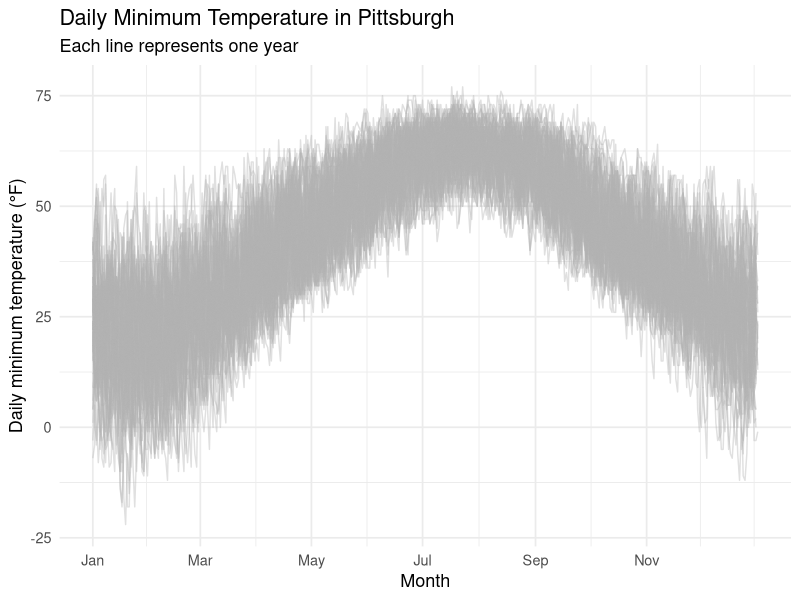
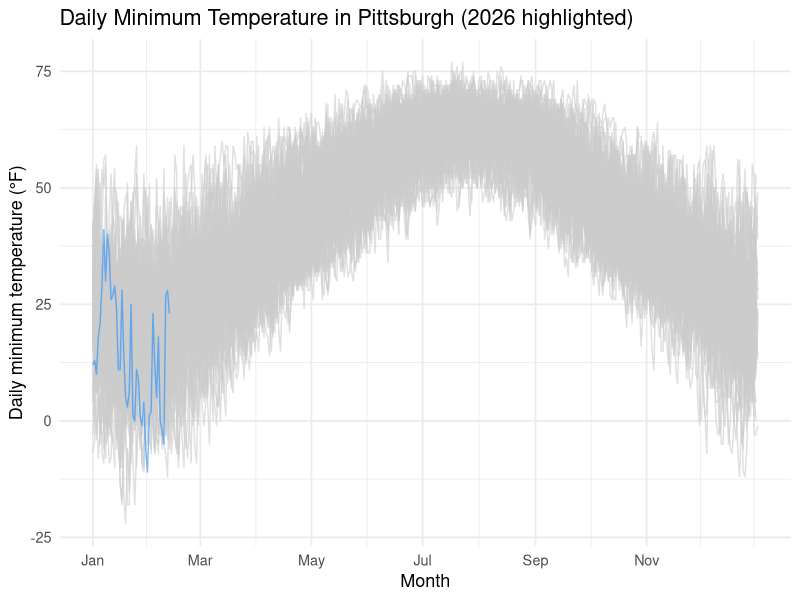
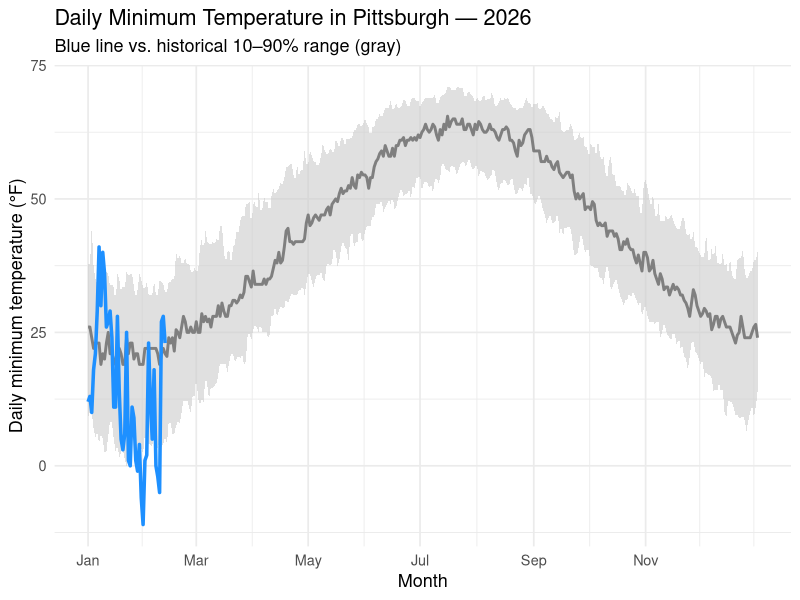
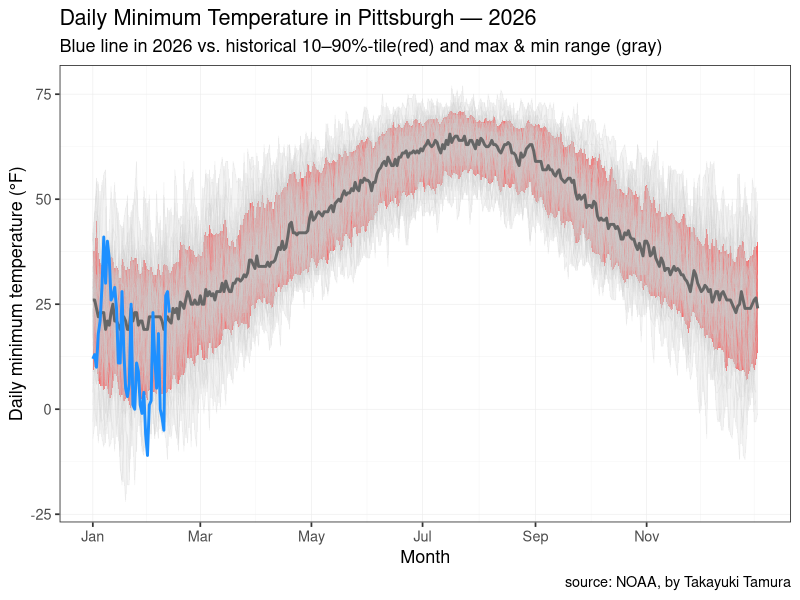
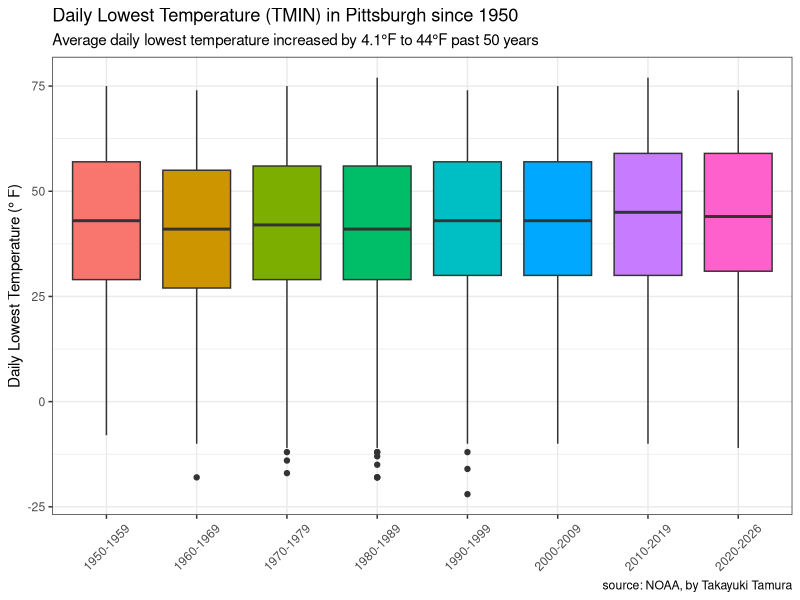
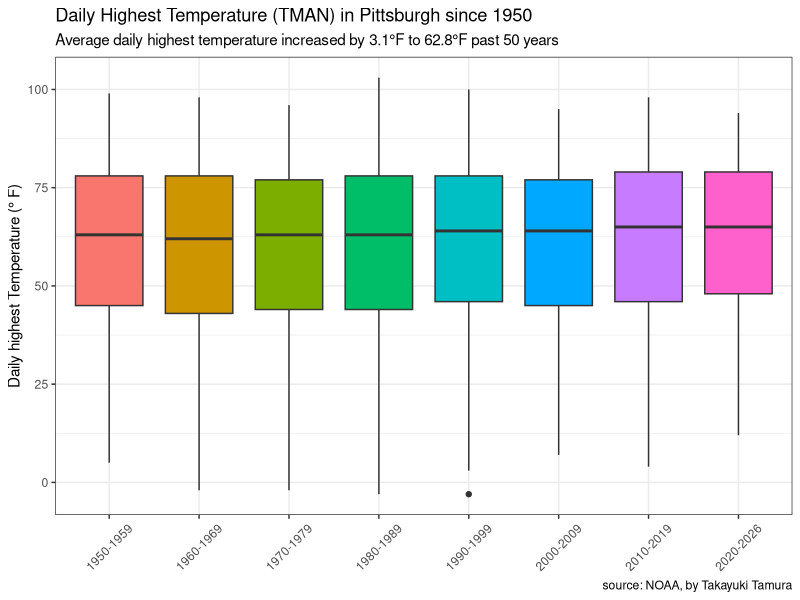

These charts were generated, in order, by the following R code:
library(tidyverse)
library(lubridate)
library(glue)
library(ggtext)

setwd("/Users/takayukitamura/Documents/R_Computing/pittsburgh_climate_r")

# -----------------------------
# 1) Read data
# -----------------------------

# pit <- read_csv("pit.csv")
# # 
# updates <- read_csv("/Users/takayukitamura/Desktop/4216292.csv") %>%
#   filter(DATE >= "2026-01-26")
# # 
# pit <- rbind(pit, updates)
# # 
# write_csv(pit, "pit.csv")

pittsburgh <- read_csv("pit.csv") %>% 
  rename_all(tolower)

highlight_year <- 2026

tmin_ds <- pittsburgh %>% 
  mutate(date = ymd(date)) %>%
  select(date, tmin) %>%
  drop_na(date, tmin) %>% 
  mutate(
    year = year(date),
    doy = yday(date)
  ) %>% 
  filter(!(month(date) == 2 & day(date) == 29))

# Plot: all years (thin gray lines)
tmin_ds %>%
  ggplot(aes(x = doy, y = tmin, group = year)) +
  geom_line(color = "gray70", alpha = 0.4) +
  scale_x_continuous(
    breaks = yday(ymd(paste0("2001-", c("01-01","03-01","05-01","07-01","09-01","11-01")))),
    labels = c("Jan","Mar","May","Jul","Sep","Nov")
  ) +
  labs(
    x = "Month",
    y = "Daily minimum temperature (°F)",
    title = "Daily Minimum Temperature in Pittsburgh",
    subtitle = "Each line represents one year"
  ) +
  theme_minimal(base_size = 13)

# highlight a specific year(2026)
tmin_ds %>%
  mutate(is_highlight = year == highlight_year) %>%
  ggplot(aes(x = doy, y = tmin, group = year, color = is_highlight)) +
  geom_line(alpha = 0.6) +
  scale_color_manual(values = c("TRUE" = "dodgerblue", "FALSE" = "gray80")) +
  scale_x_continuous(
    breaks = yday(ymd(paste0("2001-", c("01-01","03-01","05-01","07-01","09-01","11-01")))),
    labels = c("Jan","Mar","May","Jul","Sep","Nov")
  ) +
  labs(
    x = "Month",
    y = "Daily minimum temperature (°F)",
    title = glue::glue("Daily Minimum Temperature in Pittsburgh ({highlight_year} highlighted)")
  ) +
  theme_minimal(base_size = 13) +
  theme(legend.position = "none")

# Plot with histrical band + a specific year (2026)
tmin_band <- tmin_ds %>%
  group_by(doy) %>%
  summarise(
    p10 = quantile(tmin, 0.10),
    p50 = quantile(tmin, 0.50),
    p90 = quantile(tmin, 0.90),
    .groups = "drop"
  )

tmin_ds %>%
  filter(year == highlight_year) %>%
  ggplot() +
  geom_ribbon(
    data = tmin_band,
    aes(x = doy, ymin = p10, ymax = p90),
    fill = "gray80",
    alpha = 0.6
  ) +
  geom_line(
    data = tmin_band,
    aes(x = doy, y = p50),
    color = "gray50",
    linewidth = 1
  ) +
  geom_line(
    aes(x = doy, y = tmin),
    color = "dodgerblue",
    linewidth = 1.2
  ) +
  scale_x_continuous(
    breaks = yday(ymd(paste0("2001-", c("01-01","03-01","05-01","07-01","09-01","11-01")))),
    labels = c("Jan","Mar","May","Jul","Sep","Nov")
  ) +
  labs(
    x = "Month",
    y = "Daily minimum temperature (°F)",
    title = glue::glue("Daily Minimum Temperature in Pittsburgh — {highlight_year}"),
    subtitle = "Blue line vs. historical 10–90% range (gray)"
  ) +
  theme_minimal(base_size = 13)

# prep data
tmin_ds <- pittsburgh %>% 
  mutate(date = ymd(date)) %>%
  select(date, tmin) %>%
  drop_na(date, tmin) %>% 
  mutate(
    year = year(date),
    doy = yday(date)
  ) %>% 
  filter(!(month(date) == 2 & day(date) == 29))

# historical band by day-of-year
tmin_band <- tmin_ds %>% 
  group_by(doy) %>% 
  summarise(
    p10 = quantile(tmin, 0.10, na.rm = T),
    p50 = quantile(tmin, 0.50, na.rm = T),
    p90 = quantile(tmin, 0.90, na.rm = T),
    min = min(tmin, na.rm = T),
    max = max(tmin, na.rm = T),
    .groups = "drop"
  )

# standard deviation
tmin_st <- tmin_ds %>% 
  group_by(doy) %>% 
  summarise(
    tmin_mean = mean(tmin, na.rm = T),
    tmin_median = median(tmin, na.rm = T),
    tmin_sd = sd(tmin, na.rm = T),
    "mean+sd" = tmin_mean + tmin_sd,
    "mean+2sd" = tmin_mean + 2*tmin_sd,
    "mean-sd" = tmin_mean - tmin_sd,
    "mean-2*sd" = tmin_mean - 2*tmin_sd,
    .groups = "drop"
  )

# plot
tmin_ds %>%
  # filter(year == highlight_year) %>%
  ggplot() +
  geom_ribbon(
    data = tmin_band,
    aes(x = doy, ymin = min, ymax = max),
    fill = "gray90",
    alpha = 0.4
  ) +
  geom_ribbon(
    data = tmin_band,
    aes(x = doy, ymin = p10, ymax = p90),
    fill = "red",
    alpha = 0.6
  ) +
  geom_line(
    data = tmin_ds,
    aes(x = doy, y = tmin, group = year),
    color = "gray80",
    linewidth = 0.25,
    alpha = 0.25
  ) +
  geom_line(
    data = tmin_band,
    aes(x = doy, y = p50),
    color = "gray40",
    linewidth = 1
  ) +
  geom_line(
    data = tmin_ds %>% filter(year == highlight_year),
    aes(x = doy, y = tmin),
    color = "dodgerblue",
    linewidth = 1.0
  ) +
  scale_x_continuous(
    breaks = yday(ymd(paste0("2001-", c("01-01","03-01","05-01","07-01","09-01","11-01")))),
    labels = c("Jan","Mar","May","Jul","Sep","Nov")
  ) +
  labs(
    x = "Month",
    y = "Daily minimum temperature (°F)",
    title = glue::glue("Daily Minimum Temperature in Pittsburgh — {highlight_year}"),
    subtitle = "Blue line in 2026 vs. historical 10–90%-tile(red) and max & min range (gray)",
    caption = "source: NOAA, by Takayuki Tamura"
  ) +
  theme_bw(base_size = 13) +
  theme(
    panel.grid.major = element_line(linewidth = 0.2),
    panel.grid.minor = element_line(linewidth = 0.1)
  )


tmin_ds$period <- cut(tmin_ds$year,
                      breaks = c(1949, 1959, 1969, 1979, 1989, 1999, 2009, 2019, 2027),
                      labels = c("1950-1959", "1960-1969", "1970-1979", "1980-1989", "1990-1999", "2000-2009", "2010-2019", "2020-2026"))

tmin_ds %>% 
  group_by(period) %>% 
  mutate(mean_tmin = mean(tmin, na_rm = T)) %>% 
  slice_head(n = 1)

tmin_ds %>% 
  drop_na(period) %>%
  ggplot(aes(x = period, y = tmin, fill = period)) +
  geom_boxplot(show.legend = F) +
  labs(x = NULL,
       y = 'Daily Lowest Temperature (\u00B0 F)',
       title = "Daily Lowest Temperature (TMIN) in Pittsburgh since 1950",
       subtitle = "Average daily lowest temperature increased by 4.1\u00B0F to 44\u00B0F past 50 years",
       caption = "source: NOAA, by Takayuki Tamura") +
  theme_bw() +
  theme(
    axis.text.x = element_text(angle = 45, vjust = 0.5)
  )

tmax_ds <- pittsburgh %>% 
  mutate(date = ymd(date)) %>%
  select(date, tmax) %>%
  drop_na(date, tmax) %>% 
  mutate(
    year = year(date),
    doy = yday(date)
  ) %>% 
  filter(!(month(date) == 2 & day(date) == 29))

tmax_ds$period <- cut(tmax_ds$year,
                      breaks = c(1949, 1959, 1969, 1979, 1989, 1999, 2009, 2019, 2027),
                      labels = c("1950-1959", "1960-1969", "1970-1979", "1980-1989", "1990-1999", "2000-2009", "2010-2019", "2020-2026"))
tmax_ds %>% 
  group_by(period) %>% 
  mutate(mean_tmax = mean(tmax, na_rm = T)) %>% 
  slice_head(n = 1)
  
tmax_ds %>% 
  drop_na(period) %>%
  ggplot(aes(x = period, y = tmax, fill = period)) +
  geom_boxplot(show.legend = F) +
  labs(x = NULL,
       y = 'Daily highest Temperature (\u00B0 F)',
       title = "Daily Highest Temperature (TMAN) in Pittsburgh since 1950",
       subtitle = "Average daily highest temperature increased by 3.1\u00B0F to 62.8\u00B0F past 50 years",
       caption = "source: NOAA, by Takayuki Tamura") +
  theme_bw() +
  theme(
    axis.text.x = element_text(angle = 45, vjust = 0.5)
  )
